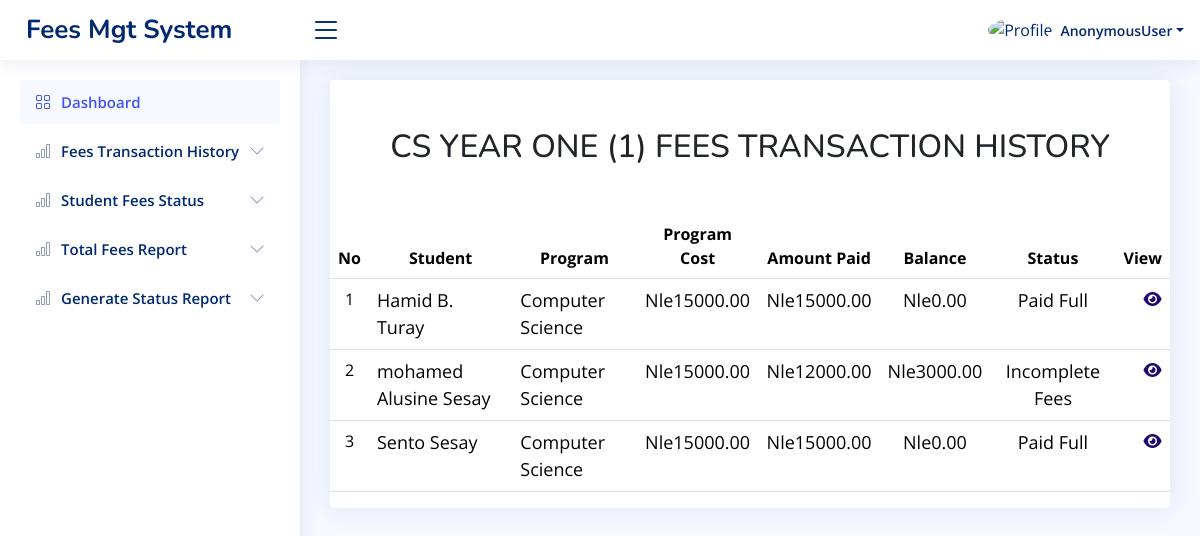
/admin_cs1_transaction/, run on an earlier commit of the app's database.
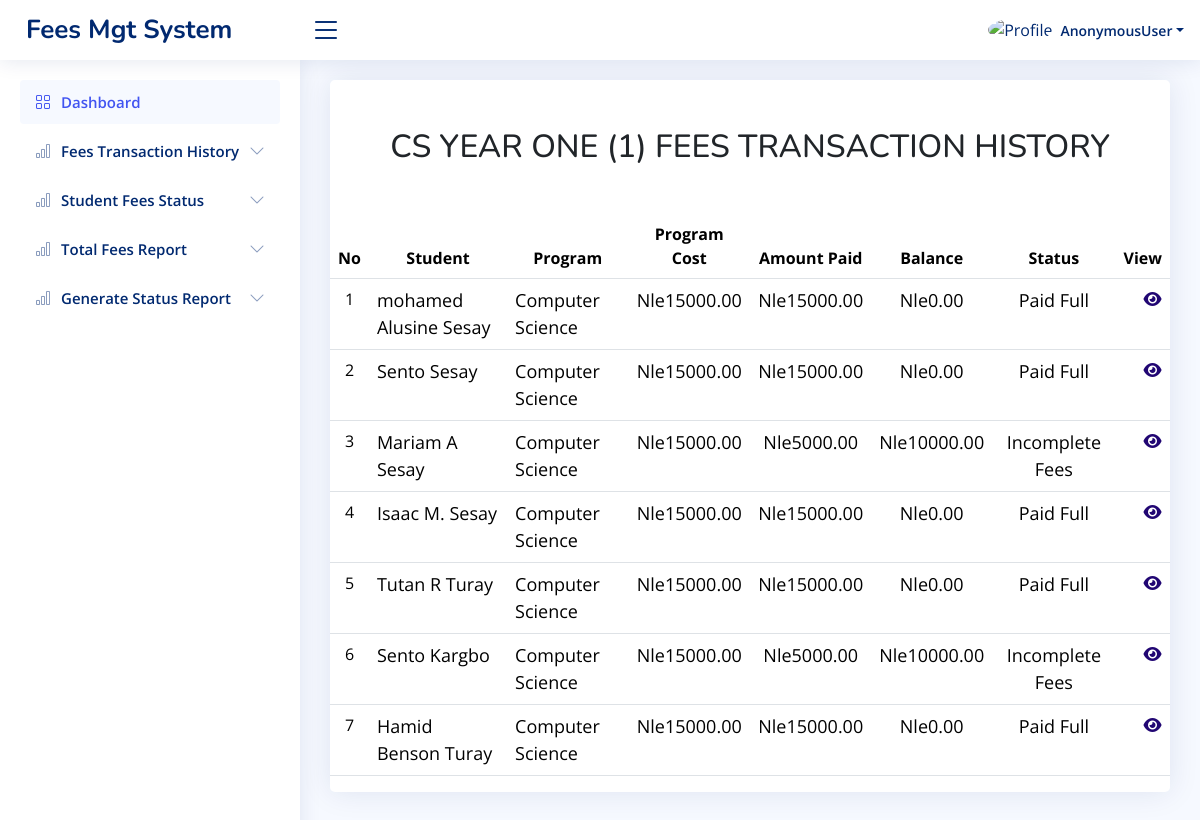
And on a later commit of the database.
### app/models.py (models this page shows, shortened)
class CS_Fees1(models.Model):
    student_name = models.CharField(max_length=100)
    id_number = models.CharField(max_length=20)
    program = models.ForeignKey(Programs, on_delete=models.CASCADE)
    program_details = models.ForeignKey(Programs, on_delete=models.CASCADE, related_name='program_details_payments', null=True, blank=True)
    department = models.ForeignKey(Department, on_delete=models.CASCADE)
    sum_of = models.CharField(max_length=200)
    paid_for = models.CharField(max_length=200, default='Tuition Fees')
    check_no = models.BigIntegerField(null=True, blank=True)
    receipt_no = models.CharField(max_length=20, unique=True, blank=True)
    amount_paid = models.DecimalField(max_digits=10, decimal_places=2)
    level = models.CharField(max_length=20, choices=LEVEL1)
    payment_date = models.DateField(null=True)
    second_payment_date = models.DateField(null=True, blank=True)
    cost_of_program = models.ForeignKey(CS_Cost1, on_delete=models.CASCADE, related_name='cost_of_program_payments')
    paid_fees = models.DecimalField(max_digits=10, decimal_places=2, default=0.00)
    payment_slip = models.FileField(upload_to='payment_slips/', blank=True, null=True)
    second_payment_slip = models.FileField(upload_to='payment_slips/', blank=True, null=True)
    payment_status = models.CharField(max_length=20, choices=[
        ('Paid Full', 'Paid Full'),
        ('Incomplete Fees', 'Incomplete Fees'),
    ])
    def balance(self):
        return Decimal(self.cost_of_program.program_fees) - self.paid_fees

class Programs(models.Model):
    program_name = models.CharField(max_length=100)
    department = models.ForeignKey(Department, on_delete=models.CASCADE)

class CS_Cost1(models.Model):
    program_name = models.CharField(max_length=255, null=True)
    program_duration = models.CharField(max_length=255)
    program_fees = models.DecimalField(max_digits=10, decimal_places=2)
    department = models.ForeignKey(Department, on_delete=models.CASCADE)
    all_program = models.ForeignKey(Programs, on_delete=models.CASCADE)

### app/views.py (the view)
# urls.py: path('admin_cs1_transaction/', views.admin_cs1_transaction, name='admin_cs1_transaction'),
def admin_cs1_transaction(request):
    fees1 = CS_Fees1.objects.all()
    return render(request, 'admin_cs1_transaction.html', {'fees1':fees1})

### templates/admin_cs1_transaction.html (shortened to what the changed rows need)
{% load static %}
<!DOCTYPE html>
<html lang="en">
<head>
    <link href="{% static 'vendor1/bootstrap/css/bootstrap.min.css' %}" rel="stylesheet">
    <link href="{% static 'vendor1/bootstrap-icons/bootstrap-icons.css' %}" rel="stylesheet">
    <link href="{% static 'vendor1/boxicons/css/boxicons.min.css' %}" rel="stylesheet">
    <link href="{% static 'vendor1/quill/quill.snow.css' %}" rel="stylesheet">
    <link href="{% static 'vendor1/quill/quill.bubble.css' %}" rel="stylesheet">
    <link href="{% static 'vendor1/remixicon/remixicon.css' %}" rel="stylesheet">
    <link href="{% static 'vendor1/simple-datatables/style.css' %}" rel="stylesheet">
    <link rel="stylesheet" href="https://cdnjs.cloudflare.com/ajax/libs/font-awesome/6.6.0/css/all.min.css" />
    <link href="{% static 'css1/style.css' %}" rel="stylesheet">
  </head>
<body>
  <main id="main" class="main">
    <section class="section">
      <div class="row">
        <div class="col-lg-12">
          <div class="card">
            <h2 class="text-center mt-5 mb-5">CS YEAR ONE (1) FEES TRANSACTION HISTORY</h2>
              <table class="table datatable">
                <thead>
                  <tr>
                    <th style="font-size: 16px; text-align: center;">No</th>
                    <th style="font-size: 16px; text-align: center;">Student</th>
                    <th style="font-size: 16px; text-align: center;">Program</th>
                    <th style="font-size: 16px; text-align: center;">Program Cost</th>
                    <th style="font-size: 16px; text-align: center;">Amount Paid</th>
                    <th style="font-size: 16px; text-align: center;">Balance</th>
                    <th style="font-size: 16px; text-align: center;">Status</th>
                    <th style="font-size: 16px; text-align: center;">View</th>
                  </tr>
                </thead>
                <tbody>
               {% for fee1 in fees1 %}
                  <tr>
                    <td style="text-align: center;">{{forloop.counter}}</td>
                    <td style="font-size: 18px;">{{fee1.student_name}}</td>
                    <td style="font-size: 18px;">{{fee1.program.program_name}}</td>
                    <td style="text-align: center; font-size: 18px;">Nle{{fee1.cost_of_program.program_fees}}</td>
                    <td style="text-align: center; font-size: 18px;">Nle{{fee1.paid_fees}} </td>
                    <td style="text-align: center; font-size: 18px;">Nle{{fee1.balance}} </td>
                    <td style="text-align: center; font-size: 18px;">{{fee1.payment_status}}</td>
                    <td>
                      <a href="{% url 'view_admin_cs1_transaction' fee1.id %}">
                        <i class="fas fa-eye" style="color: rgb(33, 6, 115); margin-left: 20px;"></i>
                    </a>
                    </td>
                  </tr>
                {% endfor %}
                </tbody>
              </table>
            </div>
          </div>
        </div>
    </section>
</body>
</html>

What changed in the data, as far as the page shows it:
removed CS_Fees1: student_name "Hamid B. Turay", program.program_name "Computer Science", cost_of_program.program_fees "15000.00", paid_fees "15000.00", balance "0.00", payment_status "Paid Full"
changed CS_Fees1 "mohamed Alusine Sesay": paid_fees "12000.00" → "15000.00"; balance "3000.00" → "0.00"; payment_status "Incomplete Fees" → "Paid Full"
added CS_Fees1: student_name "Mariam A Sesay", program.program_name "Computer Science", cost_of_program.program_fees "15000.00", paid_fees "5000.00", balance "10000.00", payment_status "Incomplete Fees"
added CS_Fees1: student_name "Isaac M. Sesay", program.program_name "Computer Science", cost_of_program.program_fees "15000.00", paid_fees "15000.00", balance "0.00", payment_status "Paid Full"
added CS_Fees1: student_name "Tutan R Turay", program.program_name "Computer Science", cost_of_program.program_fees "15000.00", paid_fees "15000.00", balance "0.00", payment_status "Paid Full"
added CS_Fees1: student_name "Sento Kargbo", program.program_name "Computer Science", cost_of_program.program_fees "15000.00", paid_fees "5000.00", balance "10000.00", payment_status "Incomplete Fees"
added CS_Fees1: student_name "Hamid Benson Turay", program.program_name "Computer Science", cost_of_program.program_fees "15000.00", paid_fees "15000.00", balance "0.00", payment_status "Paid Full"
